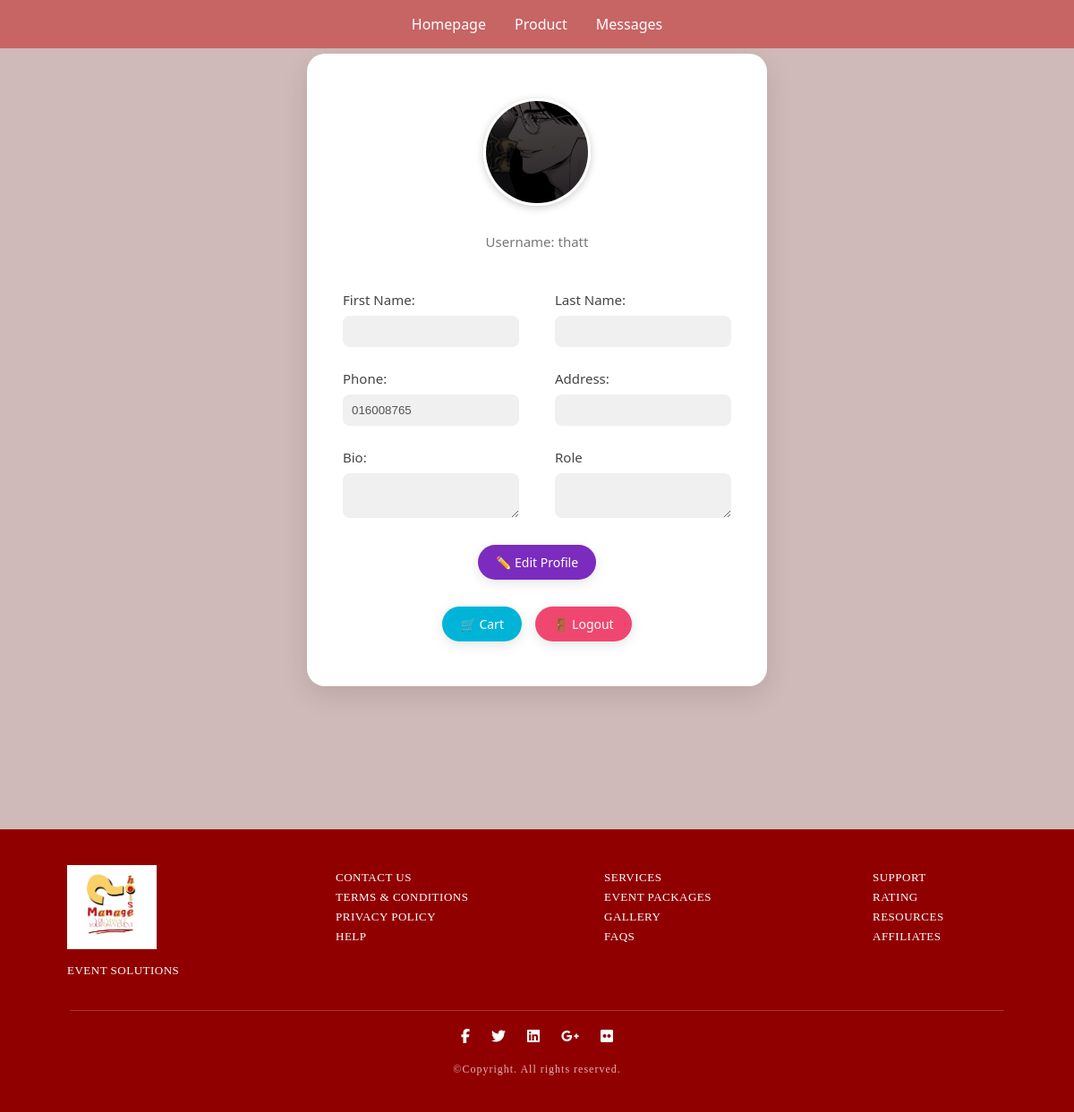
/profile/ (signed in), run on the app's committed database.
### EventApp/models.py (models this page shows, shortened)
class C_profile(models.Model):
    ROLE_CHOICES = (
        ('buyer', 'Buyer'),
        ('seller', 'Seller'),
    )
    user = models.OneToOneField(User, on_delete=models.CASCADE)
    role = models.CharField(max_length=10, choices=ROLE_CHOICES, default='buyer')
    phone = models.CharField(max_length=15, blank=True)
    profile_picture = models.ImageField(
        upload_to='profile/',
        default='profile/user.png',  # Set default image path
        blank=True,
        null=True
    )
    bio = models.TextField(blank=True)
    address = models.CharField(max_length=255, blank=True)  # Add address field
    role = models.CharField(max_length=10, choices=[('CUSTOMER', 'Customer'), ('VENDOR', 'Vendor')], default='CUSTOMER')

### EventApp/views.py (the view, shortened to what this page needs)
# urls.py: path('profile/', views.profile_view, name='profile'),
@login_required
def profile_view(request):
    try:
        profile = C_profile.objects.get(user=request.user)
    except C_profile.DoesNotExist:
        profile = C_profile(user=request.user)
        profile.save()
    editable = request.GET.get('edit') == 'true'
    return render(request, 'EventApp/profile.html', {'profile': profile, 'editable': editable})

### template/EventApp/profile.html (shortened to what this page needs)
{% load static %}
<!DOCTYPE html>
<html lang="en">
  <head>
    <link rel="stylesheet" href="{% static 'css/profile.css' %}" />
    <link rel="stylesheet" href="{% static 'css/footer.css' %}">
    <link
      rel="stylesheet"
      href="https://cdnjs.cloudflare.com/ajax/libs/font-awesome/6.5.0/css/all.min.css"
    />
  </head>
  <body>
    <div class="header profile-header-bar">
      <nav class="nav-links">
        <a href="/">Homepage</a>
        <a href="/product/">Product</a>
        <a href="#">Messages</a>
      </nav>
    </div>
    <div class="profile-wrapper">
      <div class="profile-card">
        <form method="POST" enctype="multipart/form-data" action="{% url 'profile' %}">
          <div class="profile-header">
            <div class="profile-img-wrapper">
              <img
                id="profile-preview"
                src="{{ profile.profile_picture.url }}"
                alt="Profile Picture"
                class="profile-img"
              />
            </div>
            <div class="profile-header-text">
              <p class="username">Username: {{ profile.user.username }}</p>
            </div>
          </div>
          <div class="profile-info">
            <div>
              <label for="first_name">First Name:</label>
              <input
                type="text"
                id="first_name"
                name="first_name"
                value="{{ profile.user.first_name }}"
                class="editable-field"
                {% if not editable %}disabled{% endif %}
              />
            </div>
            <div>
              <label for="last_name">Last Name:</label>
              <input
                type="text"
                id="last_name"
                name="last_name"
                value="{{ profile.user.last_name }}"
                class="editable-field"
                {% if not editable %}disabled{% endif %}
              />
            </div>
            <div>
              <label for="phone">Phone:</label>
              <input
                type="text"
                id="phone"
                name="phone"
                value="{{ profile.phone }}"
                class="editable-field"
                {% if not editable %}disabled{% endif %}
              />
            </div>
            <div>
              <label for="address">Address:</label>
              <input
                type="text"
                id="address"
                name="address"
                value="{{ profile.address }}"
                class="editable-field"
                {% if not editable %}disabled{% endif %}
              />
            </div>
            <div>
              <label for="bio">Bio:</label>
              <textarea
                id="bio"
                name="bio"
                class="editable-field"
                {% if not editable %}disabled{% endif %}
              >{{ profile.bio }}</textarea>
            </div>
            <div>
              <label for="role">Role</label>
              <textarea
                id="role"
                name="role"
                class="editable-field"
                {% if not editable %}disabled{% endif %}
              >{{ profile.bio }}</textarea>
            </div>
          </div>
        </form>
        {% if not editable %}
        <div class="profile-actions">
          <a href="?edit=true" class="btn edit-btn">✏️ Edit Profile</a>
        </div>
        {% endif %}
        <div class="profile-actions">
          <a href="cart/" class="btn cart-btn">🛒 Cart</a>
          <a href="{% url 'logout' %}" class="btn logout-btn">🚪 Logout</a>
        </div>
      </div>
    </div>
    {% include 'footer.html' %}
  </body>
</html>

### static/css/profile.css (style rules this page uses)
html { scroll-behavior: smooth; }
body { margin: 0; padding-top: 80px; font-family: "Segoe UI", sans-serif; background: #cfb9b9; min-height: 100vh; display: flex; flex-direction: column; align-items: center; }
.header { background-color: #c76464; color: white; padding: 1.5rem 2rem; position: relative; width: 100%; z-index: 100; }
.profile-header-bar { width: 100%; display: flex; justify-content: center; align-items: center; background-color: #c76464; padding: 1rem 0; position: absolute; top: 0; left: 0; z-index: 10; }
.nav-links { display: flex; gap: 2rem; }
.nav-links a { color: white; text-decoration: none; font-size: 1rem; font-weight: 500; transition: color 0.3s ease; }
.profile-card { width: 100%; max-width: 800px; background: #ffffff; border-radius: 20px; padding: 50px 40px; box-shadow: 0 10px 30px rgba(0, 0, 0, 0.1); margin: 60px auto 80px auto; box-sizing: border-box; }
.profile-header { display: flex; flex-direction: column; align-items: center; text-align: center; gap: 15px; }
.profile-img-wrapper { position: relative; width: 120px; height: 120px; }
.profile-img { width: 100%; height: 100%; object-fit: cover; border-radius: 50%; border: 3px solid white; box-shadow: 0 2px 10px rgba(0, 0, 0, 0.2); transition: transform 0.3s ease; }
.username { color: #777; font-size: 15px; }
.profile-info { margin-top: 30px; display: grid; grid-template-columns: 1fr 1fr; gap: 25px 40px; font-size: 15px; color: #444; }
.profile-info > div { display: flex; flex-direction: column; gap: 8px; }
.profile-wrapper { flex: 1; display: flex; justify-content: center; align-items: center; padding-bottom: 80px; }
.profile-actions { margin-top: 30px; display: flex; justify-content: center; gap: 15px; flex-wrap: wrap; transition: transform 0.3s ease; }
.profile-info input, .profile-info textarea { padding: 10px; border-radius: 8px; border: 1px solid #ccc; background-color: #f9f9f9; }
.btn { padding: 10px 20px; border: none; border-radius: 25px; color: white; font-size: 14px; cursor: pointer; text-decoration: none; transition: background 0.3s ease; box-shadow: 0 4px 14px rgba(0, 0, 0, 0.1); }
.edit-btn { background-color: #7b2cbf; }
.cart-btn { background-color: #00b4d8; }
.logout-btn { background-color: #ef476f; }
.editable-field:disabled { background-color: #f0f0f0; border: none; }
.editable-field { padding: 10px; border-radius: 10px; border: 1px solid #ccc; width: 100%; background-color: #f9f9f9; }

### static/css/footer.css (style rules this page uses)
* { box-sizing: border-box; }
html, body { margin: 0; padding: 0; box-sizing: border-box; }
* { box-sizing: inherit; }

### data on the page
C_profile: profile_picture (picture), user.username "thatt", phone "016008765"
